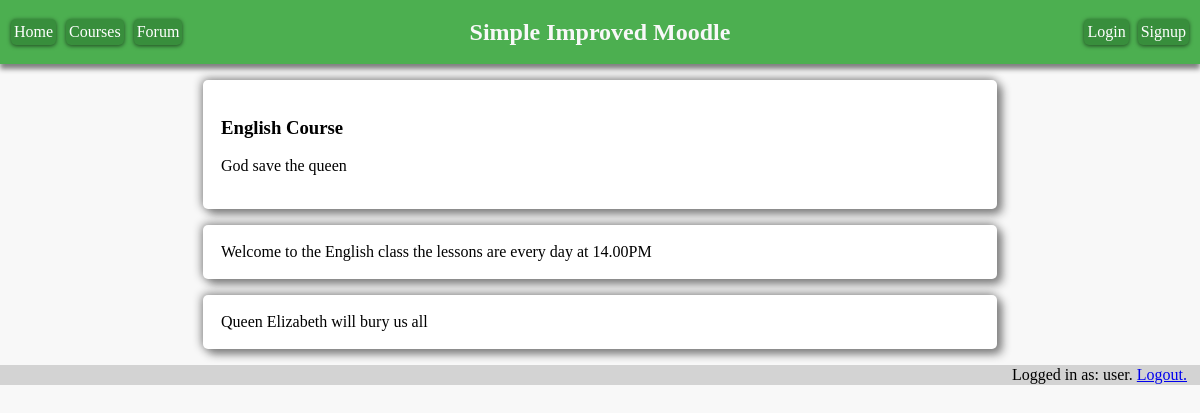
/course.php?id=4 (signed in), run on the app's committed database.
### tables this page shows
CREATE TABLE "Courses"
(
    ID          INTEGER
        primary key,
    name        varchar(255) not null,
    description varchar(255),
    image       varchar(255) default 'images/default-course-image.jpg'
);

CREATE TABLE CourseContent (
    contentID INTEGER PRIMARY KEY,
    courseID INTEGER NOT NULL,
    content varchar(10000),
    visible INTEGER default 1
);

### course.php (the view, shortened to what this page needs)
<!doctype html>
<html lang="en">
<head>
    <link rel="stylesheet" href="style.css">
</head>
<body>
<header>
    <div id="navbar">
        <div id="navleft">
            <a href="index.php" class="btn">Home</a>
            <a class="btn" href="courses.php">Courses</a>
            <?php
            if ($_SESSION["username"] != "Guest"){
                echo '<a class="btn" href="forum.php" style="margin-right: 1%">Forum</a>';
            }
            ?>
        </div>
        <div id="navcentre">
            <h2 class="title">Simple Improved Moodle</h2></div>
        <div id="navright">
            <a class="btn" href="login.html" style="margin-right: 1%">Login</a>
            <a class="btn" href="signup.php">Signup</a>
        </div>
    </div>
</header>
<?php
function showContent(){
    $db = new SQLite3("SecureDB.sqlite", SQLITE3_OPEN_READWRITE);
    $query_result = $db->query("SELECT * FROM Courses WHERE ID=" . $_GET["id"] . ";");
    $row = $query_result->fetchArray();
    echo '
               <div class="card">
                    <div class="content">
                        <h3>' . $row[1] . '</h3>
                        <p>' . $row[2] . '</p>
                    </div>
               </div> ' ;
    $query_result = $db->query("SELECT * FROM CourseContent WHERE courseID=" . $_GET["id"] . ";");
    $row = $query_result->fetchArray();
    while ($row){
        echo '
               <div class="card">
                    <div class="content">
                        ' . $row[2] . '
                    </div>
               </div> ' ;
        $row = $query_result->fetchArray();
    }
}
showContent();
?>
<footer id="footer">
    <div id="loginfo">
        Logged in as: <?php echo $_SESSION["username"]."."; ?>
        <a href="logout.php">Logout.</a>
    </div>
</footer>
</body>
</html>

### style.css (style rules this page uses)
body { margin: 0; background-color: #f8f8f8; }
#navbar { width: 100%; height: 64px; display: flex; justify-content: center; align-items: center; background-color: #4CAF50; box-shadow: 0 5px 5px gray; }
#navcentre { width: 33%; display: flex; justify-content: center; }
#navleft { width: 33%; display: flex; justify-content: left; }
#navright { width: 33%; display: flex; justify-content: right; }
.card { padding: 1px; width: 66%; margin: auto; margin-top: 16px; background-color: white; border-radius: 5px; box-shadow: 5px 5px 10px gray, -1px -1px 10px gray; }
.content { padding: 1px; margin: 16px; }
#footer { padding: 1px; margin-top: 16px; background-color: lightgray; display: flex; justify-content: flex-end; }
#loginfo { margin-right: 1%; }
.btn { text-decoration: none; position: relative; margin: 5px; padding: 4px 3px 4px 3px; overflow: hidden; border-width: 0; outline: none; border-radius: 5px; box-shadow: 0 1px 4px rgba(0, 0, 0, .6); background-color: #388E3C; color: #FFF; transition: background-color .3s; }
.btn:before { content: ""; position: absolute; top: 50%; left: 50%; display: block; width: 0; padding-top: 0; border-radius: 100%; background-color: rgba(236, 240, 241, .3); -webkit-transform: translate(-50%, -50%); -moz-transform: translate(-50%, -50%); -ms-transform: translate(-50%, -50%); -o-transform: translate(-50%, -50%); transform: translate(-50%, -50%); }
.title { color: #f8f8f8; }

### data on the page
courses: name "English Course", description "God save the queen"
coursecontent: content "Welcome to the English class the lessons are every day at 14.00PM"
coursecontent: content "Queen Elizabeth will bury us all"

### other printed values
$_SESSION["username"] "user"
